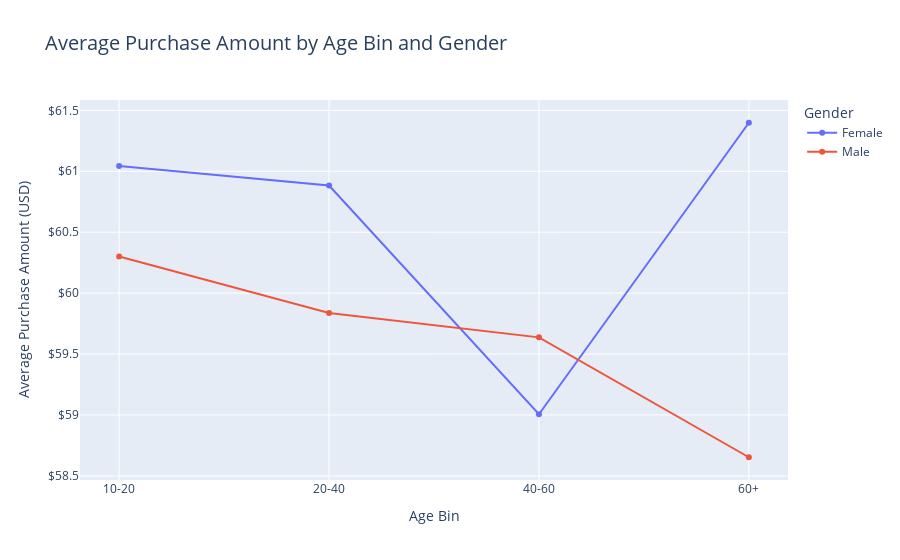

Here is the notebook cell this chart was saved with:
### Markdown cell above
PayPal is the most popular payment method, followed by Credit Card, Cash, Debit Card, and Venmo. Bank Transfer is the least popular payment method.

### Code cell
bins = [10, 20, 40, 60, float('inf')]
labels = ['10-20', '20-40', '40-60', '60+']
df['Age Bin'] = pd.cut(df['Age'], bins=bins, labels=labels, right=False)

binned_data = df.groupby(['Age Bin', 'Gender'])['Purchase Amount (USD)'].mean().reset_index()
fig = px.line(
    binned_data, 
    x='Age Bin', 
    y='Purchase Amount (USD)', 
    color='Gender', 
    line_shape='linear', 
    title='Average Purchase Amount by Age Bin and Gender',
    markers=True  
)

fig.update_layout(
    xaxis_title='Age Bin',
    yaxis_title='Average Purchase Amount (USD)',
    title_font_size=20,
    xaxis=dict(
        tickmode='array',  
        tickvals=labels,  
        ticktext=labels   
    ),
    yaxis=dict(
        tickformat='$'
    ),
    legend_title_text='Gender', 
    hovermode='x unified'  
)

fig.show()

### Figure 1 — Plotly figure (JSON) as saved in the notebook; plotly's stock layout.template omitted (floating-point values rounded to 4 significant figures)
{"data": [{"hovertemplate": "Gender=Female<br>Age Bin=%{x}<br>Purchase Amount (USD)=%{y}<extra></extra>", "legendgroup": "Female", "line": {"color": "#636efa", "dash": "solid", "shape": "linear"}, "marker": {"symbol": "circle"}, "mode": "lines+markers", "name": "Female", "orientation": "v", "showlegend": true, "type": "scatter", "x": ["10-20", "20-40", "40-60", "60+"], "xaxis": "x", "y": [61.04, 60.88, 59.01, 61.4], "yaxis": "y"}, {"hovertemplate": "Gender=Male<br>Age Bin=%{x}<br>Purchase Amount (USD)=%{y}<extra></extra>", "legendgroup": "Male", "line": {"color": "#EF553B", "dash": "solid", "shape": "linear"}, "marker": {"symbol": "circle"}, "mode": "lines+markers", "name": "Male", "orientation": "v", "showlegend": true, "type": "scatter", "x": ["10-20", "20-40", "40-60", "60+"], "xaxis": "x", "y": [60.3, 59.84, 59.64, 58.65], "yaxis": "y"}], "layout": {"hovermode": "x unified", "legend": {"title": {"text": "Gender"}, "tracegroupgap": 0}, "title": {"font": {"size": 20}, "text": "Average Purchase Amount by Age Bin and Gender"}, "xaxis": {"anchor": "y", "domain": [0, 1], "tickmode": "array", "ticktext": ["10-20", "20-40", "40-60", "60+"], "tickvals": ["10-20", "20-40", "40-60", "60+"], "title": {"text": "Age Bin"}}, "yaxis": {"anchor": "x", "domain": [0, 1], "tickformat": "$", "title": {"text": "Average Purchase Amount (USD)"}}}}
